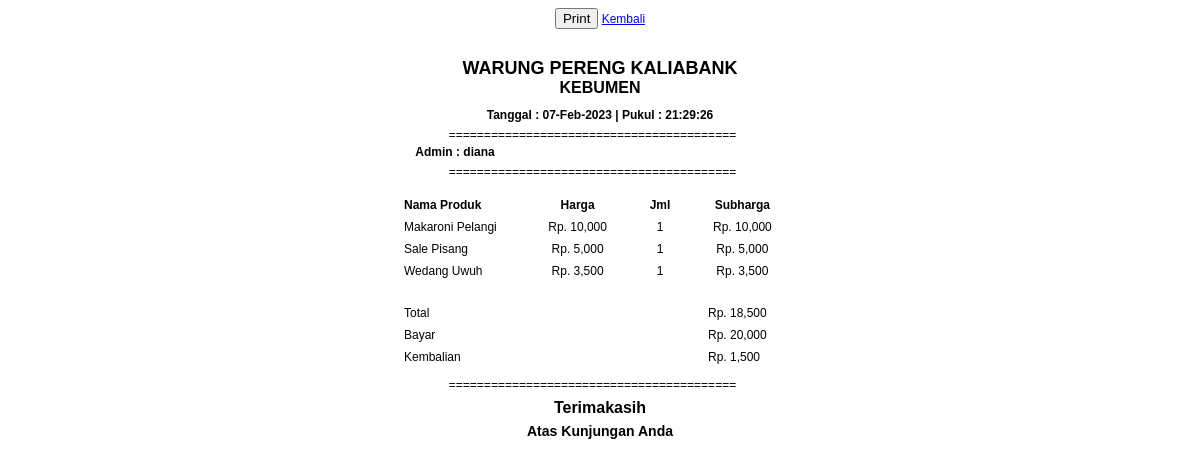
The page /admin/nota.php?idtran=10 (signed in) on the database its author committed.
### tables this page shows
CREATE TABLE `transaksi` (
  `id_transaksi` int(8) NOT NULL,
  `tgl_transaksi` date NOT NULL,
  `total_transaksi` int(11) NOT NULL,
  `bayar` int(11) NOT NULL,
  `kembalian` int(11) NOT NULL,
  `id_pengguna` int(5) NOT NULL
);

CREATE TABLE `pengguna` (
  `id_pengguna` int(5) NOT NULL,
  `nama` varchar(70) NOT NULL,
  `username` varchar(70) NOT NULL,
  `password` varchar(15) NOT NULL
);

CREATE TABLE `detail_transaksi` (
  `id_transaksi` int(8) NOT NULL,
  `id_produk` int(8) NOT NULL,
  `harga` int(11) NOT NULL,
  `jumlah` int(11) NOT NULL
);

CREATE TABLE `produk` (
  `id_produk` int(8) NOT NULL,
  `nama_produk` varchar(100) NOT NULL,
  `harga` int(11) NOT NULL,
  `stok` int(11) NOT NULL,
  `id_kategori` int(5) NOT NULL
);

### admin/nota.php (the view, shortened to what this page needs)
<?php
include "../library/connection.php";
$idtransaksi = $_GET['idtran'];
$query = mysqli_query($con, "SELECT * FROM transaksi LEFT JOIN pengguna ON transaksi.id_pengguna = pengguna.id_pengguna WHERE id_transaksi ='$idtransaksi'");
$row = mysqli_fetch_assoc($query);
?>
<!DOCTYPE html>
<html moznomarginboxes mozdisallowselectionprint>
<head>
</head>
<body>
    <div align="center">
        <span class="noprint">
            <input class="noprint" type="button" value="Print" onclick="window.print()">
            <a class="noprint" href="../index.php?hal=transaksi">Kembali</a>
        </span>
        <br /><br />
        <form class="form-transaksibayar">
            <h2 class="nama-nota">WARUNG PERENG KALIABANK</h2>
            <h3 class="nama-nota" style=" margin-top: -15px; font-size: 16px;">KEBUMEN</h3>
            <h4 class="nama-nota" style="margin-top: -5px;">
            <?php
                $tanggal = mktime(date("m"), date("d"), date("Y"));
                echo "Tanggal : " . date("d-M-Y", $tanggal) . " ";
                $jam = date("H:i:s");
                echo "| Pukul : " . $jam . " " . "";
                ?>
            </h4>
            <p style="margin-top: -10px; margin-left: -15px;">=========================================</p>
           <br>
           <h4 style="margin-top: -23px; margin-left: -290px;"> Admin : <?= $row['username'] ?> </h4>
            <p style="margin-top: -10px; margin-left: -15px;">=========================================</p>
            <table style="margin-top: 15px; " border="0" id="dataTable" width="400" cellspacing="0">
                <thead>
                    <tr>
                        <th style="width: 30%; text-align: left;">Nama Produk</th>
                        <th>Harga</th>
                        <th>Jml</th>
                        <th>Subharga</th>
                    </tr>
                </thead>
                <tbody>
                    <?php
                    $query2 = mysqli_query($con, "SELECT * FROM  detail_transaksi LEFT JOIN produk ON
            detail_transaksi.id_produk=produk.id_produk WHERE detail_transaksi.id_transaksi='$_GET[idtran]'");
                    while ($data = mysqli_fetch_assoc($query2)) {
                        $subharga = $data['harga'] * $data['jumlah'];
                    ?>
                        <tr>
                            <td><?= $data['nama_produk'] ?></td>
                            <td style="text-align: center;">Rp. <?= number_format($data['harga']) ?></td>
                            <td style="text-align: center;"><?= $data['jumlah'] ?></td>
                            <td style="text-align: center;">Rp. <?= number_format($subharga) ?></td>
                        </tr>
                    <?php
                    }
                    ?>
                </tbody>
            </table>
            <table style="margin-top: 20px;" border=" 0" id="dataTable" width="400" cellspacing="0">
                <tr>
                    <td style="width: 76%;">Total</td>
                    <td>Rp. <?= number_format($row['total_transaksi']) ?></td>
                </tr>
                <tr>
                    <td>Bayar </td>
                    <td>Rp. <?= number_format($row['bayar']) ?></td>
                </tr>
                <tr>
                    <td>Kembalian</td>
                    <td>Rp. <?= number_format($row['kembalian']) ?></td>
                </tr>
            </table>
            <table border=" 0" id="dataTable" width="400" cellspacing="0">
                <p style="margin-top: 10px; margin-left: -15px;">=========================================</p>
                <h3 style="margin-top: -5px; font-size: 16px; ">Terimakasih</h3>
                <h3 style="margin-top: -10px;">Atas Kunjungan Anda</h3>
            </table>
        </form>
</body>
</html>

### admin/nota.php (style rules this page uses)
body { font-family: verdana, arial, sans-serif; font-size: 12px; }
th, td { padding: 4px 4px 4px 4px; }
th { border-top: none; border-bottom: none; }
td { border-bottom: none; }
td, th { font-size: 12px; }

### rows shown on the page
transaksi: id_pengguna.username "diana", total_transaksi "18,500", bayar "20,000", kembalian "1,500"
detail_transaksi: id_produk.nama_produk "Makaroni Pelangi", id_produk.harga "10,000", jumlah "1", subharga "10,000"
detail_transaksi: id_produk.nama_produk "Sale Pisang", id_produk.harga "5,000", jumlah "1", subharga "5,000"
detail_transaksi: id_produk.nama_produk "Wedang Uwuh", id_produk.harga "3,500", jumlah "1", subharga "3,500"
